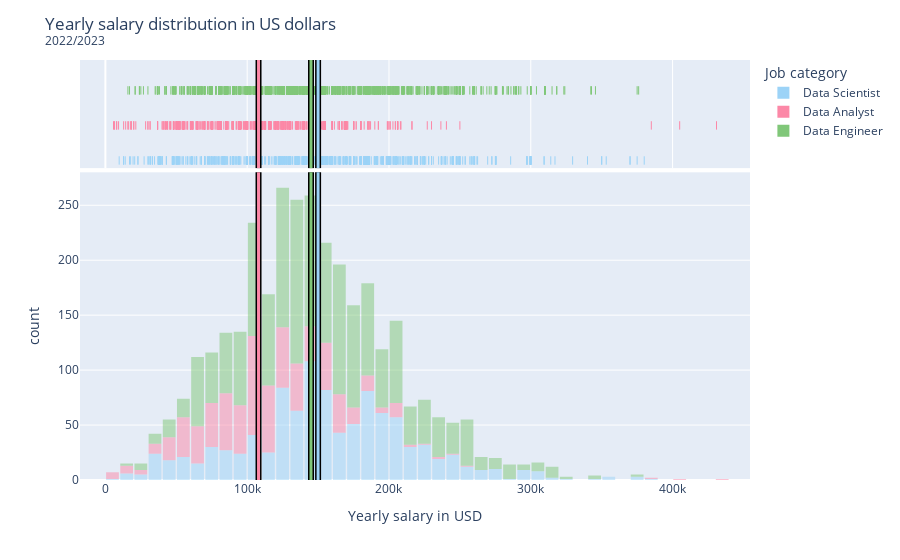

The notebook cell this image was saved under:
### Markdown cell above
Exploratory data analysis
Salary distribution by job category

### Code cell
# Calculate medians
job_cats = list(job_dict.keys())
salary_meds = {}
for job_cat in job_cats:
    salary_meds[job_cat] = df[df.job_category == job_cat].salary_in_usd.median()

# Color map for job categories
job_cat_cmap = {'Data Scientist':'#9cd3f7', 'Data Analyst':'#fc88a7', 'Data Engineer':'#80c779'}

# Create the histograms
fig = px.histogram(df, x='salary_in_usd', nbins=50, color='job_category', marginal='rug',
                   color_discrete_map=job_cat_cmap,
                   labels = {'salary_in_usd': 'Yearly salary in USD', 'job_category': 'Job category'}, opacity=0.5)
fig.update_layout(bargap=0.1, title = "Yearly salary distribution in US dollars<br><sup>2022/2023</sup>")

# Plot the median vertical bars
for k, v in salary_meds.items():
    fig.add_vline(x=v, line_width=6, line_color='black')
    fig.add_vline(x=v, line_width=3, line_color=job_cat_cmap[k])

fig.show()

### Figure 1 — Plotly figure (JSON) as saved in the notebook; plotly's stock layout.template omitted (floating-point values rounded to 4 significant figures; data arrays with more than 128 entries replaced by an {"elided": "..."} marker saying what was removed)
{"data": [{"alignmentgroup": "True", "bingroup": "x", "hovertemplate": "Job category=Data Scientist<br>Yearly salary in USD=%{x}<br>count=%{y}<extra></extra>", "legendgroup": "Data Scientist", "marker": {"color": "#9cd3f7", "opacity": 0.5, "pattern": {"shape": ""}}, "name": "Data Scientist", "nbinsx": 50, "offsetgroup": "Data Scientist", "orientation": "v", "showlegend": true, "type": "histogram", "x": {"elided": "1031 int values"}, "xaxis": "x", "yaxis": "y"}, {"alignmentgroup": "True", "boxpoints": "all", "fillcolor": "rgba(255,255,255,0)", "hoveron": "points", "hovertemplate": "Job category=Data Scientist<br>Yearly salary in USD=%{x}<extra></extra>", "jitter": 0, "legendgroup": "Data Scientist", "line": {"color": "rgba(255,255,255,0)"}, "marker": {"color": "#9cd3f7", "symbol": "line-ns-open"}, "name": "Data Scientist", "offsetgroup": "Data Scientist", "showlegend": false, "type": "box", "x": {"elided": "1031 int values"}, "xaxis": "x2", "yaxis": "y2"}, {"alignmentgroup": "True", "bingroup": "x", "hovertemplate": "Job category=Data Analyst<br>Yearly salary in USD=%{x}<br>count=%{y}<extra></extra>", "legendgroup": "Data Analyst", "marker": {"color": "#fc88a7", "opacity": 0.5, "pattern": {"shape": ""}}, "name": "Data Analyst", "nbinsx": 50, "offsetgroup": "Data Analyst", "orientation": "v", "showlegend": true, "type": "histogram", "x": {"elided": "669 int values"}, "xaxis": "x", "yaxis": "y"}, {"alignmentgroup": "True", "boxpoints": "all", "fillcolor": "rgba(255,255,255,0)", "hoveron": "points", "hovertemplate": "Job category=Data Analyst<br>Yearly salary in USD=%{x}<extra></extra>", "jitter": 0, "legendgroup": "Data Analyst", "line": {"color": "rgba(255,255,255,0)"}, "marker": {"color": "#fc88a7", "symbol": "line-ns-open"}, "name": "Data Analyst", "offsetgroup": "Data Analyst", "showlegend": false, "type": "box", "x": {"elided": "669 int values"}, "xaxis": "x2", "yaxis": "y2"}, {"alignmentgroup": "True", "bingroup": "x", "hovertemplate": "Job category=Data Engineer<br>Yearly salary in USD=%{x}<br>count=%{y}<extra></extra>", "legendgroup": "Data Engineer", "marker": {"color": "#80c779", "opacity": 0.5, "pattern": {"shape": ""}}, "name": "Data Engineer", "nbinsx": 50, "offsetgroup": "Data Engineer", "orientation": "v", "showlegend": true, "type": "histogram", "x": {"elided": "1622 int values"}, "xaxis": "x", "yaxis": "y"}, {"alignmentgroup": "True", "boxpoints": "all", "fillcolor": "rgba(255,255,255,0)", "hoveron": "points", "hovertemplate": "Job category=Data Engineer<br>Yearly salary in USD=%{x}<extra></extra>", "jitter": 0, "legendgroup": "Data Engineer", "line": {"color": "rgba(255,255,255,0)"}, "marker": {"color": "#80c779", "symbol": "line-ns-open"}, "name": "Data Engineer", "offsetgroup": "Data Engineer", "showlegend": false, "type": "box", "x": {"elided": "1622 int values"}, "xaxis": "x2", "yaxis": "y2"}], "layout": {"bargap": 0.1, "barmode": "relative", "legend": {"title": {"text": "Job category"}, "tracegroupgap": 0}, "margin": {"t": 60}, "shapes": [{"line": {"color": "black", "width": 6}, "type": "line", "x0": 150000, "x1": 150000, "xref": "x", "y0": 0, "y1": 1, "yref": "y domain"}, {"line": {"color": "black", "width": 6}, "type": "line", "x0": 150000, "x1": 150000, "xref": "x2", "y0": 0, "y1": 1, "yref": "y2 domain"}, {"line": {"color": "#9cd3f7", "width": 3}, "type": "line", "x0": 150000, "x1": 150000, "xref": "x", "y0": 0, "y1": 1, "yref": "y domain"}, {"line": {"color": "#9cd3f7", "width": 3}, "type": "line", "x0": 150000, "x1": 150000, "xref": "x2", "y0": 0, "y1": 1, "yref": "y2 domain"}, {"line": {"color": "black", "width": 6}, "type": "line", "x0": 108000, "x1": 108000, "xref": "x", "y0": 0, "y1": 1, "yref": "y domain"}, {"line": {"color": "black", "width": 6}, "type": "line", "x0": 108000, "x1": 108000, "xref": "x2", "y0": 0, "y1": 1, "yref": "y2 domain"}, {"line": {"color": "#fc88a7", "width": 3}, "type": "line", "x0": 108000, "x1": 108000, "xref": "x", "y0": 0, "y1": 1, "yref": "y domain"}, {"line": {"color": "#fc88a7", "width": 3}, "type": "line", "x0": 108000, "x1": 108000, "xref": "x2", "y0": 0, "y1": 1, "yref": "y2 domain"}, {"line": {"color": "black", "width": 6}, "type": "line", "x0": 145000, "x1": 145000, "xref": "x", "y0": 0, "y1": 1, "yref": "y domain"}, {"line": {"color": "black", "width": 6}, "type": "line", "x0": 145000, "x1": 145000, "xref": "x2", "y0": 0, "y1": 1, "yref": "y2 domain"}, {"line": {"color": "#80c779", "width": 3}, "type": "line", "x0": 145000, "x1": 145000, "xref": "x", "y0": 0, "y1": 1, "yref": "y domain"}, {"line": {"color": "#80c779", "width": 3}, "type": "line", "x0": 145000, "x1": 145000, "xref": "x2", "y0": 0, "y1": 1, "yref": "y2 domain"}], "title": {"text": "Yearly salary distribution in US dollars<br><sup>2022/2023</sup>"}, "xaxis": {"anchor": "y", "domain": [0, 1], "title": {"text": "Yearly salary in USD"}}, "xaxis2": {"anchor": "y2", "domain": [0, 1], "matches": "x", "showgrid": true, "showticklabels": false}, "yaxis": {"anchor": "x", "domain": [0, 0.7326], "title": {"text": "count"}}, "yaxis2": {"anchor": "x2", "domain": [0.7426, 1], "matches": "y2", "showgrid": false, "showline": false, "showticklabels": false, "ticks": ""}}}
